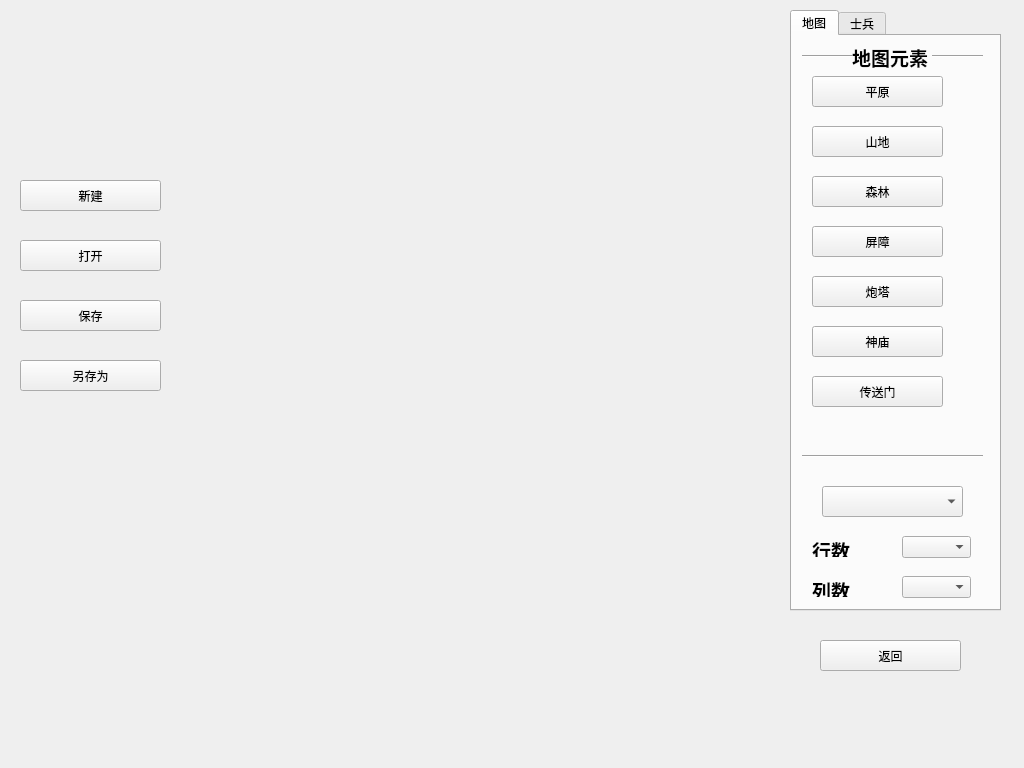
<?xml version="1.0" encoding="UTF-8"?>
<ui version="4.0">
 <class>Mapeditor</class>
 <widget class="QWidget" name="Mapeditor">
  <property name="geometry">
   <rect>
    <x>0</x>
    <y>0</y>
    <width>1024</width>
    <height>768</height>
   </rect>
  </property>
  <property name="windowTitle">
   <string>Form</string>
  </property>
  <widget class="QTabWidget" name="tab_1">
   <property name="geometry">
    <rect>
     <x>790</x>
     <y>10</y>
     <width>211</width>
     <height>601</height>
    </rect>
   </property>
   <property name="currentIndex">
    <number>0</number>
   </property>
   <widget class="QWidget" name="map">
    <attribute name="title">
     <string>地图</string>
    </attribute>
    <widget class="QLabel" name="label">
     <property name="geometry">
      <rect>
       <x>60</x>
       <y>10</y>
       <width>81</width>
       <height>22</height>
      </rect>
     </property>
     <property name="font">
      <font>
       <family>Arial</family>
       <pointsize>14</pointsize>
       <weight>75</weight>
       <bold>true</bold>
      </font>
     </property>
     <property name="focusPolicy">
      <enum>Qt::NoFocus</enum>
     </property>
     <property name="text">
      <string>地图元素</string>
     </property>
    </widget>
    <widget class="QLabel" name="label_2">
     <property name="geometry">
      <rect>
       <x>20</x>
       <y>500</y>
       <width>81</width>
       <height>21</height>
      </rect>
     </property>
     <property name="text">
      <string>&lt;html&gt;&lt;head/&gt;&lt;body&gt;&lt;p&gt;&lt;span style=&quot; font-size:14pt; font-weight:600;&quot;&gt;行数&lt;/span&gt;&lt;/p&gt;&lt;/body&gt;&lt;/html&gt;</string>
     </property>
    </widget>
    <widget class="Line" name="line">
     <property name="geometry">
      <rect>
       <x>10</x>
       <y>10</y>
       <width>51</width>
       <height>20</height>
      </rect>
     </property>
     <property name="orientation">
      <enum>Qt::Horizontal</enum>
     </property>
    </widget>
    <widget class="Line" name="line_2">
     <property name="geometry">
      <rect>
       <x>140</x>
       <y>10</y>
       <width>51</width>
       <height>21</height>
      </rect>
     </property>
     <property name="orientation">
      <enum>Qt::Horizontal</enum>
     </property>
    </widget>
    <widget class="Line" name="line_3">
     <property name="geometry">
      <rect>
       <x>10</x>
       <y>410</y>
       <width>181</width>
       <height>20</height>
      </rect>
     </property>
     <property name="orientation">
      <enum>Qt::Horizontal</enum>
     </property>
    </widget>
    <widget class="QComboBox" name="comboBox_2">
     <property name="geometry">
      <rect>
       <x>110</x>
       <y>500</y>
       <width>69</width>
       <height>22</height>
      </rect>
     </property>
    </widget>
    <widget class="QComboBox" name="comboBox">
     <property name="geometry">
      <rect>
       <x>30</x>
       <y>450</y>
       <width>141</width>
       <height>31</height>
      </rect>
     </property>
    </widget>
    <widget class="QPushButton" name="Button1_0">
     <property name="geometry">
      <rect>
       <x>20</x>
       <y>40</y>
       <width>131</width>
       <height>31</height>
      </rect>
     </property>
     <property name="text">
      <string>平原</string>
     </property>
    </widget>
    <widget class="QPushButton" name="Button1_1">
     <property name="geometry">
      <rect>
       <x>20</x>
       <y>90</y>
       <width>131</width>
       <height>31</height>
      </rect>
     </property>
     <property name="text">
      <string>山地</string>
     </property>
    </widget>
    <widget class="QPushButton" name="Button1_2">
     <property name="geometry">
      <rect>
       <x>20</x>
       <y>140</y>
       <width>131</width>
       <height>31</height>
      </rect>
     </property>
     <property name="text">
      <string>森林</string>
     </property>
    </widget>
    <widget class="QPushButton" name="Button1_4">
     <property name="geometry">
      <rect>
       <x>20</x>
       <y>240</y>
       <width>131</width>
       <height>31</height>
      </rect>
     </property>
     <property name="text">
      <string>炮塔</string>
     </property>
    </widget>
    <widget class="QPushButton" name="Button1_3">
     <property name="geometry">
      <rect>
       <x>20</x>
       <y>190</y>
       <width>131</width>
       <height>31</height>
      </rect>
     </property>
     <property name="text">
      <string>屏障</string>
     </property>
    </widget>
    <widget class="QPushButton" name="Button1_5">
     <property name="geometry">
      <rect>
       <x>20</x>
       <y>290</y>
       <width>131</width>
       <height>31</height>
      </rect>
     </property>
     <property name="text">
      <string>神庙</string>
     </property>
    </widget>
    <widget class="QLabel" name="label_4">
     <property name="geometry">
      <rect>
       <x>20</x>
       <y>540</y>
       <width>81</width>
       <height>21</height>
      </rect>
     </property>
     <property name="text">
      <string>&lt;html&gt;&lt;head/&gt;&lt;body&gt;&lt;p&gt;&lt;span style=&quot; font-size:14pt; font-weight:600;&quot;&gt;列数&lt;/span&gt;&lt;/p&gt;&lt;/body&gt;&lt;/html&gt;</string>
     </property>
    </widget>
    <widget class="QComboBox" name="comboBox_3">
     <property name="geometry">
      <rect>
       <x>110</x>
       <y>540</y>
       <width>69</width>
       <height>22</height>
      </rect>
     </property>
    </widget>
    <widget class="QPushButton" name="Button1_6">
     <property name="geometry">
      <rect>
       <x>20</x>
       <y>340</y>
       <width>131</width>
       <height>31</height>
      </rect>
     </property>
     <property name="text">
      <string>传送门</string>
     </property>
    </widget>
   </widget>
   <widget class="QWidget" name="unit">
    <attribute name="title">
     <string>士兵</string>
    </attribute>
    <widget class="QLabel" name="label_3">
     <property name="geometry">
      <rect>
       <x>60</x>
       <y>10</y>
       <width>81</width>
       <height>22</height>
      </rect>
     </property>
     <property name="font">
      <font>
       <family>Arial</family>
       <pointsize>14</pointsize>
       <weight>75</weight>
       <bold>true</bold>
      </font>
     </property>
     <property name="focusPolicy">
      <enum>Qt::NoFocus</enum>
     </property>
     <property name="text">
      <string>士兵类型</string>
     </property>
    </widget>
    <widget class="Line" name="line_4">
     <property name="geometry">
      <rect>
       <x>10</x>
       <y>10</y>
       <width>51</width>
       <height>20</height>
      </rect>
     </property>
     <property name="orientation">
      <enum>Qt::Horizontal</enum>
     </property>
    </widget>
    <widget class="Line" name="line_5">
     <property name="geometry">
      <rect>
       <x>140</x>
       <y>10</y>
       <width>51</width>
       <height>21</height>
      </rect>
     </property>
     <property name="orientation">
      <enum>Qt::Horizontal</enum>
     </property>
    </widget>
    <widget class="QPushButton" name="cancelButton_2">
     <property name="geometry">
      <rect>
       <x>30</x>
       <y>470</y>
       <width>141</width>
       <height>31</height>
      </rect>
     </property>
     <property name="text">
      <string>撤销</string>
     </property>
    </widget>
    <widget class="QPushButton" name="Button2_0">
     <property name="geometry">
      <rect>
       <x>20</x>
       <y>40</y>
       <width>131</width>
       <height>31</height>
      </rect>
     </property>
     <property name="text">
      <string>剑士</string>
     </property>
    </widget>
    <widget class="QPushButton" name="Button2_1">
     <property name="geometry">
      <rect>
       <x>20</x>
       <y>80</y>
       <width>131</width>
       <height>31</height>
      </rect>
     </property>
     <property name="text">
      <string>枪兵</string>
     </property>
    </widget>
    <widget class="QPushButton" name="Button2_2">
     <property name="geometry">
      <rect>
       <x>20</x>
       <y>120</y>
       <width>131</width>
       <height>31</height>
      </rect>
     </property>
     <property name="text">
      <string>弓兵</string>
     </property>
    </widget>
    <widget class="QPushButton" name="Button2_3">
     <property name="geometry">
      <rect>
       <x>20</x>
       <y>160</y>
       <width>131</width>
       <height>31</height>
      </rect>
     </property>
     <property name="text">
      <string>飞骑兵</string>
     </property>
    </widget>
    <widget class="QPushButton" name="Button2_4">
     <property name="geometry">
      <rect>
       <x>20</x>
       <y>200</y>
       <width>131</width>
       <height>31</height>
      </rect>
     </property>
     <property name="text">
      <string>战士</string>
     </property>
    </widget>
    <widget class="QPushButton" name="Button2_5">
     <property name="geometry">
      <rect>
       <x>20</x>
       <y>240</y>
       <width>131</width>
       <height>31</height>
      </rect>
     </property>
     <property name="text">
      <string>法师</string>
     </property>
    </widget>
    <widget class="QPushButton" name="Button2_6">
     <property name="geometry">
      <rect>
       <x>20</x>
       <y>280</y>
       <width>131</width>
       <height>31</height>
      </rect>
     </property>
     <property name="text">
      <string>HERO_1</string>
     </property>
    </widget>
    <widget class="QPushButton" name="Button2_7">
     <property name="geometry">
      <rect>
       <x>20</x>
       <y>320</y>
       <width>131</width>
       <height>31</height>
      </rect>
     </property>
     <property name="text">
      <string>HERO_2</string>
     </property>
    </widget>
    <widget class="QPushButton" name="Button2_8">
     <property name="geometry">
      <rect>
       <x>20</x>
       <y>360</y>
       <width>131</width>
       <height>31</height>
      </rect>
     </property>
     <property name="text">
      <string>HERO_3</string>
     </property>
    </widget>
    <widget class="QComboBox" name="comboBox_4">
     <property name="geometry">
      <rect>
       <x>100</x>
       <y>530</y>
       <width>69</width>
       <height>22</height>
      </rect>
     </property>
    </widget>
    <widget class="QLabel" name="label_5">
     <property name="geometry">
      <rect>
       <x>20</x>
       <y>530</y>
       <width>81</width>
       <height>21</height>
      </rect>
     </property>
     <property name="text">
      <string>&lt;html&gt;&lt;head/&gt;&lt;body&gt;&lt;p&gt;&lt;span style=&quot; font-size:14pt; font-weight:600;&quot;&gt;操作方&lt;/span&gt;&lt;/p&gt;&lt;/body&gt;&lt;/html&gt;</string>
     </property>
    </widget>
   </widget>
  </widget>
  <widget class="QPushButton" name="saveButton">
   <property name="geometry">
    <rect>
     <x>20</x>
     <y>300</y>
     <width>141</width>
     <height>31</height>
    </rect>
   </property>
   <property name="text">
    <string>保存</string>
   </property>
  </widget>
  <widget class="QPushButton" name="newButton">
   <property name="geometry">
    <rect>
     <x>20</x>
     <y>180</y>
     <width>141</width>
     <height>31</height>
    </rect>
   </property>
   <property name="text">
    <string>新建</string>
   </property>
  </widget>
  <widget class="QPushButton" name="saveasButton">
   <property name="geometry">
    <rect>
     <x>20</x>
     <y>360</y>
     <width>141</width>
     <height>31</height>
    </rect>
   </property>
   <property name="text">
    <string>另存为</string>
   </property>
  </widget>
  <widget class="QPushButton" name="openButton">
   <property name="geometry">
    <rect>
     <x>20</x>
     <y>240</y>
     <width>141</width>
     <height>31</height>
    </rect>
   </property>
   <property name="text">
    <string>打开</string>
   </property>
  </widget>
  <widget class="QPushButton" name="exitButton">
   <property name="geometry">
    <rect>
     <x>820</x>
     <y>640</y>
     <width>141</width>
     <height>31</height>
    </rect>
   </property>
   <property name="text">
    <string>返回</string>
   </property>
  </widget>
  <widget class="QWidget" name="verticalLayoutWidget">
   <property name="geometry">
    <rect>
     <x>180</x>
     <y>20</y>
     <width>581</width>
     <height>571</height>
    </rect>
   </property>
   <layout class="QVBoxLayout" name="viewLayout"/>
  </widget>
 </widget>
 <resources/>
 <connections/>
</ui>
